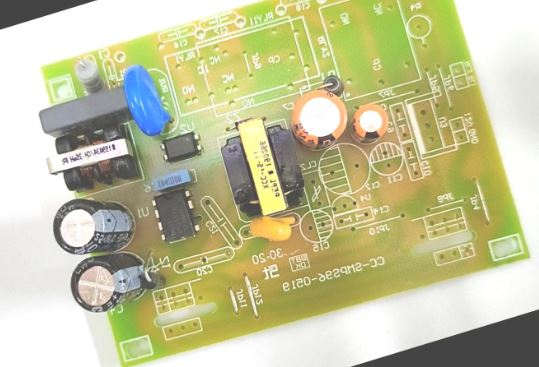
#> input picture SciLabWork/PCB5.JPG, 539 x 367 px, found by its file name
$ jupyter execute image_processing.ipynb
#> lines starting #> are read from the running program, lines starting #| are printed output that depends on the picture; after the words box and inside, x2 and y2 are one past the last pixel; in counts of white or black regions, pixels touching at a corner belong together
[cell 1]
import numpy as np
import cv2 as cv
from matplotlib import pyplot as plt

[cell 2]
def image_info(img):
    shape = img.shape
    print(f'Height: {shape[0]}')
    print(f'Width: {shape[1]}')
    print(f'Channels: {shape[2]}')
    print(f'Dtype: {img.dtype}')
    print(f'{img.min() = }, {img.max() = }')

[cell 3]
img = cv.imread(r'PCB5.jpg')
#> img is the input picture: shape (367, 539, 3); mean B, G, R 155.3, 195.3, 195.5
plt.imshow(img[:, :, ::-1]);

[cell 4]
image_info(img)
#| Height: 367
#| Width: 539
#| Channels: 3
#| Dtype: uint8
#| img.min() = 5, img.max() = 255

[cell 5]
img_gray = cv.cvtColor(img, cv.COLOR_BGR2GRAY)
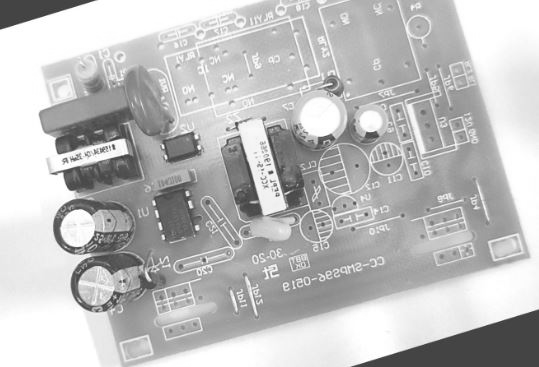
#> img_gray: shape (367, 539); min 50, max 255, mean 190.8

[cell 6]
plt.imshow(img_gray, cmap='gray');

[cell 7]
bgr_planes = cv.split(img)
histSize = 256
histRange = (0, 256)
accumulate = False
b_hist = cv.calcHist(bgr_planes, [0], None, [histSize], histRange, accumulate=accumulate)
#> b_hist = 256 values, max 24134 at index 255, min 0 at index 0, mean 772.7
g_hist = cv.calcHist(bgr_planes, [1], None, [histSize], histRange, accumulate=accumulate)
#> g_hist = 256 values, max 28416 at index 255, min 0 at index 0, mean 772.7
r_hist = cv.calcHist(bgr_planes, [2], None, [histSize], histRange, accumulate=accumulate)
#> r_hist = 256 values, max 29380 at index 255, min 0 at index 0, mean 772.7
hist_w = 512
hist_h = 400
bin_w = int(round( hist_w/histSize ))
histImage = np.zeros((hist_h, hist_w, 3), dtype=np.uint8)
cv.normalize(b_hist, b_hist, alpha=0, beta=hist_h, norm_type=cv.NORM_MINMAX)
cv.normalize(g_hist, g_hist, alpha=0, beta=hist_h, norm_type=cv.NORM_MINMAX)
cv.normalize(r_hist, r_hist, alpha=0, beta=hist_h, norm_type=cv.NORM_MINMAX)
for i in range(1, histSize):
    cv.line(histImage, ( bin_w*(i-1), hist_h - int(b_hist[i-1]) ),
            ( bin_w*(i), hist_h - int(b_hist[i]) ),
            ( 255, 0, 0), thickness=2)
    cv.line(histImage, ( bin_w*(i-1), hist_h - int(g_hist[i-1]) ),
            ( bin_w*(i), hist_h - int(g_hist[i]) ),
            ( 0, 255, 0), thickness=2)
    cv.line(histImage, ( bin_w*(i-1), hist_h - int(r_hist[i-1]) ),
            ( bin_w*(i), hist_h - int(r_hist[i]) ),
            ( 0, 0, 255), thickness=2)
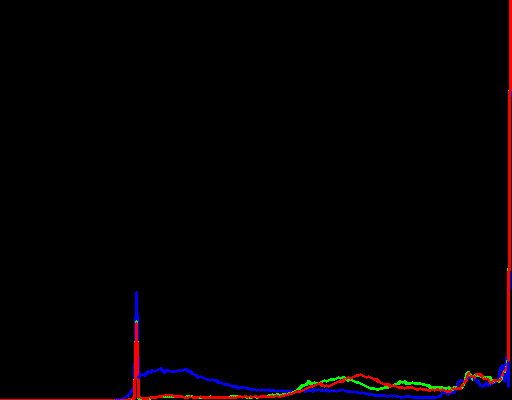
#> histImage: shape (400, 512, 3); mean of channels 0, 1, 2 1.8, 0.8, 3.3; drawn as B, G, R

plt.imshow(histImage);
plt.axis(False);

[cell 8]
plt.plot(cv.calcHist(img_gray, [0], None, [histSize], histRange, accumulate=accumulate));
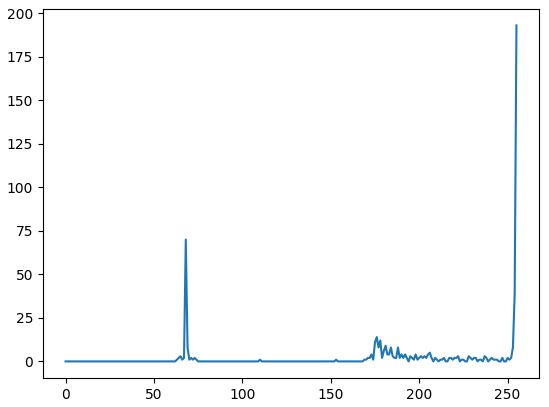
#> figure drawn by matplotlib, 1 panel; curve peaks at x = 255, y = 193

[cell 9]
img_t = cv.adaptiveThreshold(img_gray, 255, cv.ADAPTIVE_THRESH_MEAN_C, cv.THRESH_BINARY, 11, 2)
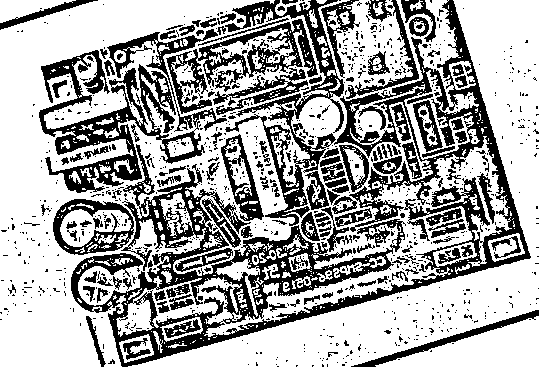
#> img_t: shape (367, 539); 65.7% white; 1021 black regions (860 under 20 px), largest, box (x1, y1, x2, y2) and area: (71, 0, 531, 367) 25987, (39, 29, 227, 193) 8750, (225, 0, 344, 226) 5077
